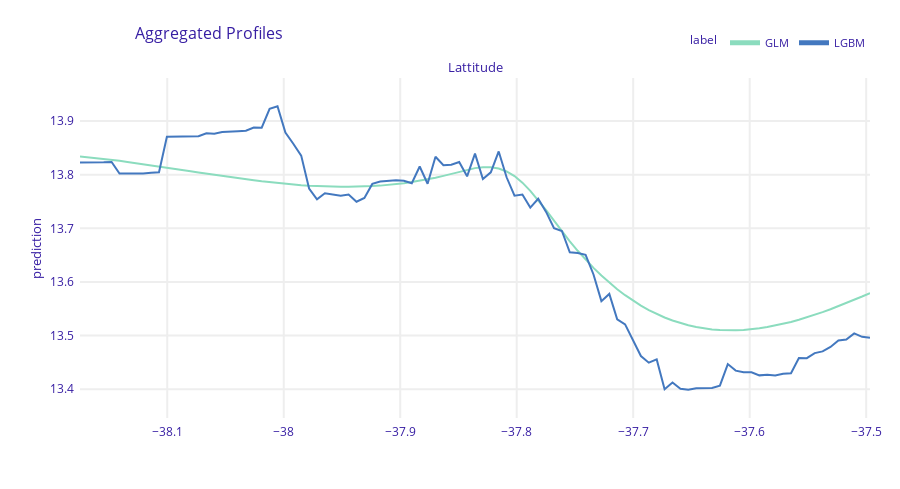

The notebook cell this image was saved under:
### Code cell
plot_pdp(glm_explainer, lgbm_explainer, "Lattitude", variable_type = "numerical")

### Figure 1 — Plotly figure (JSON) as saved in the notebook; plotly's stock layout.template omitted (floating-point values rounded to 4 significant figures; data arrays with more than 128 entries replaced by an {"elided": "..."} marker saying what was removed)
{"data": [{"customdata": {"elided": "101x3 mixed values"}, "hovertemplate": "<b>%{hovertext}</b><br><br>prediction=%{y:.3f}<br>mean_prediction=%{customdata[0]:.3f}<extra></extra>", "hovertext": ["GLM", "GLM", "GLM", "GLM", "GLM", "GLM", "GLM", "GLM", "GLM", "GLM", "GLM", "GLM", "GLM", "GLM", "GLM", "GLM", "GLM", "GLM", "GLM", "GLM", "GLM", "GLM", "GLM", "GLM", "GLM", "GLM", "GLM", "GLM", "GLM", "GLM", "GLM", "GLM", "GLM", "GLM", "GLM", "GLM", "GLM", "GLM", "GLM", "GLM", "GLM", "GLM", "GLM", "GLM", "GLM", "GLM", "GLM", "GLM", "GLM", "GLM", "GLM", "GLM", "GLM", "GLM", "GLM", "GLM", "GLM", "GLM", "GLM", "GLM", "GLM", "GLM", "GLM", "GLM", "GLM", "GLM", "GLM", "GLM", "GLM", "GLM", "GLM", "GLM", "GLM", "GLM", "GLM", "GLM", "GLM", "GLM", "GLM", "GLM", "GLM", "GLM", "GLM", "GLM", "GLM", "GLM", "GLM", "GLM", "GLM", "GLM", "GLM", "GLM", "GLM", "GLM", "GLM", "GLM", "GLM", "GLM", "GLM", "GLM", "GLM"], "legendgroup": "GLM", "line": {"color": "#8bdcbe", "dash": "solid", "width": 2}, "marker": {"symbol": "circle"}, "mode": "lines", "name": "GLM", "opacity": 1, "orientation": "v", "showlegend": true, "type": "scatter", "x": [-38.17, -38.17, -38.16, -38.15, -38.15, -38.14, -38.13, -38.13, -38.12, -38.11, -38.11, -38.1, -38.09, -38.09, -38.08, -38.07, -38.07, -38.06, -38.05, -38.05, -38.04, -38.03, -38.03, -38.02, -38.01, -38.01, -38.0, -37.99, -37.99, -37.98, -37.97, -37.96, -37.96, -37.95, -37.94, -37.94, -37.93, -37.92, -37.92, -37.91, -37.9, -37.9, -37.89, -37.88, -37.88, -37.87, -37.86, -37.86, -37.85, -37.84, -37.84, -37.83, -37.82, -37.82, -37.81, -37.8, -37.8, -37.79, -37.78, -37.77, -37.77, -37.76, -37.75, -37.75, -37.74, -37.73, -37.73, -37.72, -37.71, -37.71, -37.7, -37.69, -37.69, -37.68, -37.67, -37.67, -37.66, -37.65, -37.65, -37.64, -37.63, -37.63, -37.62, -37.61, -37.61, -37.6, -37.59, -37.58, -37.58, -37.57, -37.56, -37.56, -37.55, -37.54, -37.54, -37.53, -37.52, -37.52, -37.51, -37.5, -37.5], "xaxis": "x", "y": [13.83, 13.83, 13.83, 13.83, 13.83, 13.83, 13.82, 13.82, 13.82, 13.82, 13.82, 13.81, 13.81, 13.81, 13.81, 13.8, 13.8, 13.8, 13.8, 13.8, 13.79, 13.79, 13.79, 13.79, 13.79, 13.78, 13.78, 13.78, 13.78, 13.78, 13.78, 13.78, 13.78, 13.78, 13.78, 13.78, 13.78, 13.78, 13.78, 13.78, 13.78, 13.78, 13.79, 13.79, 13.79, 13.79, 13.8, 13.8, 13.81, 13.81, 13.81, 13.81, 13.81, 13.81, 13.81, 13.8, 13.79, 13.77, 13.75, 13.73, 13.71, 13.69, 13.68, 13.66, 13.64, 13.63, 13.61, 13.6, 13.59, 13.58, 13.57, 13.56, 13.55, 13.54, 13.53, 13.53, 13.52, 13.52, 13.52, 13.51, 13.51, 13.51, 13.51, 13.51, 13.51, 13.51, 13.51, 13.52, 13.52, 13.52, 13.53, 13.53, 13.53, 13.54, 13.54, 13.55, 13.55, 13.56, 13.57, 13.57, 13.58], "yaxis": "y"}, {"customdata": {"elided": "101x3 mixed values"}, "hovertemplate": "<b>%{hovertext}</b><br><br>prediction=%{y:.3f}<br>mean_prediction=%{customdata[0]:.3f}<extra></extra>", "hovertext": ["LGBM", "LGBM", "LGBM", "LGBM", "LGBM", "LGBM", "LGBM", "LGBM", "LGBM", "LGBM", "LGBM", "LGBM", "LGBM", "LGBM", "LGBM", "LGBM", "LGBM", "LGBM", "LGBM", "LGBM", "LGBM", "LGBM", "LGBM", "LGBM", "LGBM", "LGBM", "LGBM", "LGBM", "LGBM", "LGBM", "LGBM", "LGBM", "LGBM", "LGBM", "LGBM", "LGBM", "LGBM", "LGBM", "LGBM", "LGBM", "LGBM", "LGBM", "LGBM", "LGBM", "LGBM", "LGBM", "LGBM", "LGBM", "LGBM", "LGBM", "LGBM", "LGBM", "LGBM", "LGBM", "LGBM", "LGBM", "LGBM", "LGBM", "LGBM", "LGBM", "LGBM", "LGBM", "LGBM", "LGBM", "LGBM", "LGBM", "LGBM", "LGBM", "LGBM", "LGBM", "LGBM", "LGBM", "LGBM", "LGBM", "LGBM", "LGBM", "LGBM", "LGBM", "LGBM", "LGBM", "LGBM", "LGBM", "LGBM", "LGBM", "LGBM", "LGBM", "LGBM", "LGBM", "LGBM", "LGBM", "LGBM", "LGBM", "LGBM", "LGBM", "LGBM", "LGBM", "LGBM", "LGBM", "LGBM", "LGBM", "LGBM"], "legendgroup": "LGBM", "line": {"color": "#4378bf", "dash": "solid", "width": 2}, "marker": {"symbol": "circle"}, "mode": "lines", "name": "LGBM", "opacity": 1, "orientation": "v", "showlegend": true, "type": "scatter", "x": [-38.17, -38.17, -38.16, -38.15, -38.15, -38.14, -38.13, -38.13, -38.12, -38.11, -38.11, -38.1, -38.09, -38.09, -38.08, -38.07, -38.07, -38.06, -38.05, -38.05, -38.04, -38.03, -38.03, -38.02, -38.01, -38.01, -38.0, -37.99, -37.99, -37.98, -37.97, -37.96, -37.96, -37.95, -37.94, -37.94, -37.93, -37.92, -37.92, -37.91, -37.9, -37.9, -37.89, -37.88, -37.88, -37.87, -37.86, -37.86, -37.85, -37.84, -37.84, -37.83, -37.82, -37.82, -37.81, -37.8, -37.8, -37.79, -37.78, -37.77, -37.77, -37.76, -37.75, -37.75, -37.74, -37.73, -37.73, -37.72, -37.71, -37.71, -37.7, -37.69, -37.69, -37.68, -37.67, -37.67, -37.66, -37.65, -37.65, -37.64, -37.63, -37.63, -37.62, -37.61, -37.61, -37.6, -37.59, -37.58, -37.58, -37.57, -37.56, -37.56, -37.55, -37.54, -37.54, -37.53, -37.52, -37.52, -37.51, -37.5, -37.5], "xaxis": "x", "y": [13.82, 13.82, 13.82, 13.82, 13.82, 13.8, 13.8, 13.8, 13.8, 13.8, 13.8, 13.87, 13.87, 13.87, 13.87, 13.87, 13.88, 13.88, 13.88, 13.88, 13.88, 13.88, 13.89, 13.89, 13.92, 13.93, 13.88, 13.86, 13.84, 13.77, 13.75, 13.77, 13.76, 13.76, 13.76, 13.75, 13.76, 13.78, 13.79, 13.79, 13.79, 13.79, 13.78, 13.82, 13.78, 13.83, 13.82, 13.82, 13.82, 13.8, 13.84, 13.79, 13.8, 13.84, 13.8, 13.76, 13.76, 13.74, 13.76, 13.73, 13.7, 13.7, 13.66, 13.65, 13.65, 13.61, 13.56, 13.58, 13.53, 13.52, 13.49, 13.46, 13.45, 13.46, 13.4, 13.41, 13.4, 13.4, 13.4, 13.4, 13.4, 13.41, 13.45, 13.43, 13.43, 13.43, 13.43, 13.43, 13.43, 13.43, 13.43, 13.46, 13.46, 13.47, 13.47, 13.48, 13.49, 13.49, 13.5, 13.5, 13.5], "yaxis": "y"}], "layout": {"annotations": [{"font": {"size": 13}, "showarrow": false, "text": "Lattitude", "x": 0.5, "xanchor": "center", "xref": "paper", "y": 1.0, "yanchor": "bottom", "yref": "paper"}, {"font": {"size": 13}, "showarrow": false, "text": "prediction", "textangle": -90, "x": -0.07, "xref": "paper", "y": 0.5, "yref": "paper"}], "font": {"color": "#371ea3"}, "height": 489, "hovermode": "x unified", "legend": {"font": {"size": 11}, "itemsizing": "constant", "orientation": "h", "title": {"font": {"size": 12}, "text": "label"}, "tracegroupgap": 0, "x": 1, "xanchor": "right", "y": 1.061, "yanchor": "bottom"}, "margin": {"b": 71, "r": 30, "t": 78}, "title": {"font": {"size": 16}, "text": "Aggregated Profiles", "x": 0.15}, "xaxis": {"anchor": "y", "automargin": true, "domain": [0.0, 1.0], "fixedrange": true, "gridwidth": 2, "showticklabels": true, "tickcolor": "white", "ticklen": 3, "ticks": "outside", "title": {"text": ""}, "type": "linear", "zeroline": false}, "yaxis": {"anchor": "x", "automargin": true, "domain": [0.0, 1.0], "fixedrange": true, "gridwidth": 2, "range": [13.35, 13.98], "tickcolor": "white", "ticklen": 3, "ticks": "outside", "title": {"text": ""}, "type": "linear", "zeroline": false}}}
